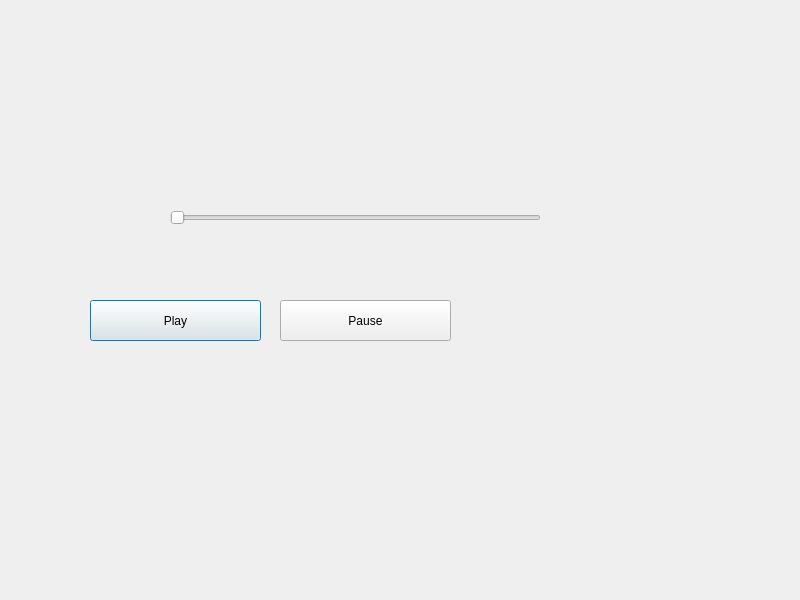
<?xml version="1.0" encoding="UTF-8"?>
<ui version="4.0">
 <class>Dialog</class>
 <widget class="QDialog" name="Dialog">
  <property name="geometry">
   <rect>
    <x>0</x>
    <y>0</y>
    <width>800</width>
    <height>600</height>
   </rect>
  </property>
  <property name="windowTitle">
   <string>Dialog</string>
  </property>
  <widget class="QSlider" name="progressBar">
   <property name="geometry">
    <rect>
     <x>170</x>
     <y>210</y>
     <width>371</width>
     <height>16</height>
    </rect>
   </property>
   <property name="value">
    <number>0</number>
   </property>
   <property name="orientation">
    <enum>Qt::Horizontal</enum>
   </property>
  </widget>
  <widget class="QPushButton" name="playButton">
   <property name="geometry">
    <rect>
     <x>90</x>
     <y>300</y>
     <width>171</width>
     <height>41</height>
    </rect>
   </property>
   <property name="text">
    <string>Play</string>
   </property>
  </widget>
  <widget class="QPushButton" name="pauseButton">
   <property name="geometry">
    <rect>
     <x>280</x>
     <y>300</y>
     <width>171</width>
     <height>41</height>
    </rect>
   </property>
   <property name="text">
    <string>Pause</string>
   </property>
  </widget>
 </widget>
 <resources/>
 <connections/>
</ui>
